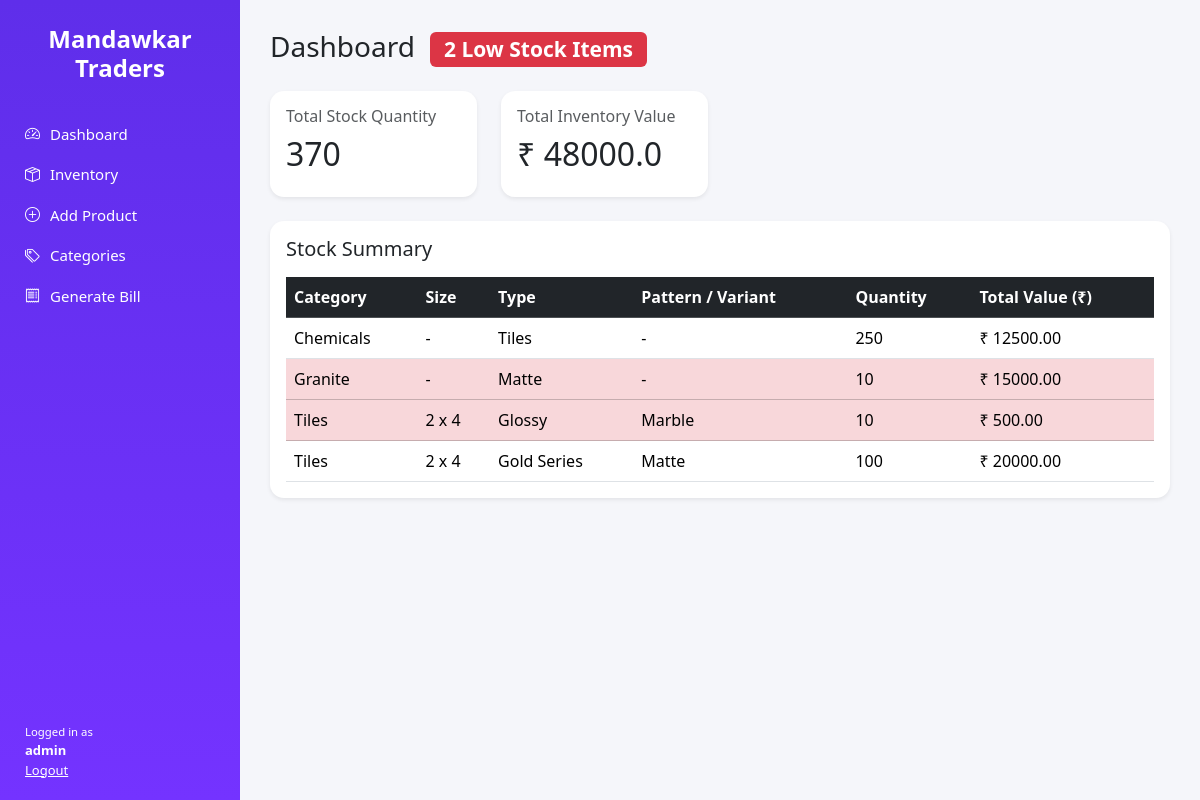
The page / (signed in) on the database its author committed.
### tables this page shows
CREATE TABLE products (
            id INTEGER PRIMARY KEY AUTOINCREMENT,
            category TEXT NOT NULL,
            size TEXT,
            type TEXT,
            variant TEXT,
            pattern TEXT,
            quantity INTEGER NOT NULL,
            threshold INTEGER NOT NULL DEFAULT 10,
            price REAL NOT NULL,
            last_updated TEXT NOT NULL
        );

### app.py (the view)
@app.route("/")
@login_required()
def dashboard():
    conn = get_connection()
    cursor = conn.cursor()
    cursor.execute("SELECT SUM(quantity) FROM products")
    total_quantity = cursor.fetchone()[0] or 0
    cursor.execute("SELECT SUM(quantity * price) FROM products")
    total_value = cursor.fetchone()[0] or 0
    cursor.execute("""
        SELECT
            category,
            size,
            type,
            COALESCE(pattern, variant),
            SUM(quantity) AS qty,
            SUM(quantity * price) AS value
        FROM products
        GROUP BY category, size, type, COALESCE(pattern, variant)
        ORDER BY category, size
    """)
    summary = cursor.fetchall()
    cursor.execute("""
        SELECT COUNT(*)
        FROM products
        WHERE quantity <= threshold
    """)
    low_stock_count = cursor.fetchone()[0]
    conn.close()
    return render_template(
        "dashboard.html",
        total_quantity=total_quantity,
        total_value=round(total_value, 2),
        summary=summary,
        low_stock_count=low_stock_count
    )

### app.py (called while the page is built)
def login_required(role=None):
    def decorator(func):
        @wraps(func)
        def wrapper(*args, **kwargs):
            if "user" not in session:
                return redirect(url_for("login"))
            if role and session.get("role") != role:
                return "Access Denied", 403
            return func(*args, **kwargs)
        return wrapper
    return decorator

### utils/db.py (called while the page is built)
def get_connection():
    return sqlite3.connect(DB_NAME)

### templates/dashboard.html
{% extends "base.html" %}
{% block content %}
<h3 class="mb-4">
    Dashboard
    {% if low_stock_count > 0 %}
    <span class="badge bg-danger ms-2">
        {{ low_stock_count }} Low Stock Items
    </span>
    {% endif %}
</h3>
<div class="row g-4 mb-4">
    <div class="col-md-3">
        <div class="card p-3 shadow-sm">
            <h6 class="text-muted">Total Stock Quantity</h6>
            <h2>{{ total_quantity }}</h2>
        </div>
    </div>
    <div class="col-md-3">
        <div class="card p-3 shadow-sm">
            <h6 class="text-muted">Total Inventory Value</h6>
            <h2>₹ {{ total_value }}</h2>
        </div>
    </div>
</div>
<div class="card p-3 shadow-sm">
    <h5 class="mb-3">Stock Summary</h5>
    <div class="table-responsive">
        <table class="table table-hover align-middle mb-0">
            <thead class="table-dark">
                <tr>
                    <th>Category</th>
                    <th>Size</th>
                    <th>Type</th>
                    <th>Pattern / Variant</th>
                    <th>Quantity</th>
                    <th>Total Value (₹)</th>
                </tr>
            </thead>
            <tbody>
                {% for s in summary %}
                <tr class="{% if s[4] <= 10 %}table-danger{% endif %}">
                    <td>{{ s[0] }}</td>
                    <td>{{ s[1] or "-" }}</td>
                    <td>{{ s[2] or "-" }}</td>
                    <td>{{ s[3] or "-" }}</td>
                    <td>{{ s[4] }}</td>
                    <td>₹ {{ "%.2f"|format(s[5]) }}</td>
                </tr>
                {% endfor %}
            </tbody>
        </table>
    </div>
</div>
{% endblock %}

### templates/base.html (shortened to what this page needs)
<!DOCTYPE html>
<html lang="en">
<head>
    <link href="https://cdn.jsdelivr.net/npm/bootstrap@5.3.2/dist/css/bootstrap.min.css" rel="stylesheet">
    <link href="https://cdn.jsdelivr.net/npm/bootstrap-icons/font/bootstrap-icons.css" rel="stylesheet">
    <link rel="stylesheet" href="{{ url_for('static', filename='css/theme.css') }}">
</head>
<body>
<div class="app-container">
    <aside class="sidebar">
    <h4 class="brand">Mandawkar<br>Traders</h4>
    <ul class="menu">
        <li><a href="/"><i class="bi bi-speedometer2"></i> Dashboard</a></li>
        <li><a href="/inventory"><i class="bi bi-box-seam"></i> Inventory</a></li>
        <li><a href="/add-product"><i class="bi bi-plus-circle"></i> Add Product</a></li>
        <li><a href="/categories"><i class="bi bi-tags"></i> Categories</a></li>
        <li><a href="/invoice"><i class="bi bi-receipt"></i> Generate Bill</a></li>
    </ul>
    <div class="user-box">
        <small>Logged in as</small><br>
        <strong>{{ session.get('user') }}</strong><br>
        <a href="/logout" class="text-white">Logout</a>
    </div>
</aside>
    <main class="content">
        {% block content %}{% endblock %}
    </main>
</div>
</body>
</html>

### static/css/theme.css (style rules this page uses)
body { margin: 0; font-family: 'Segoe UI', sans-serif; background: #f5f6fa; }
.app-container { display: flex; height: 100vh; }
.sidebar { width: 240px; background: linear-gradient(180deg, #5f2eea, #7433ff); color: white; padding: 25px; }
.brand { text-align: center; font-weight: bold; margin-bottom: 40px; }
.menu { list-style: none; padding: 0; }
.menu li { margin: 18px 0; }
.menu a { color: white; text-decoration: none; font-size: 15px; display: flex; align-items: center; gap: 10px; }
.content { flex: 1; padding: 30px; overflow-y: auto; }
.card { border-radius: 14px; border: none; box-shadow: 0 6px 20px rgba(0,0,0,0.06); }
.user-box { position: absolute; bottom: 20px; left: 25px; font-size: 13px; }

### rows shown on the page
products: category "Chemicals", s "-", type "Tiles", quantity "250", s "12500.00"
products: category "Granite", s "-", type "Matte", s "10", s "15000.00"
products: category "Tiles", size "2 x 4", type "Glossy", pattern "Marble", quantity "10", s "500.00"
products: category "Tiles", size "2 x 4", type "Gold Series", pattern "Matte", quantity "100", s "20000.00"

### other values the page prints
{{ session.get('user') }} "admin"
{{ low_stock_count }} "2"
{{ total_quantity }} "370"
{{ total_value }} "48000.0"
